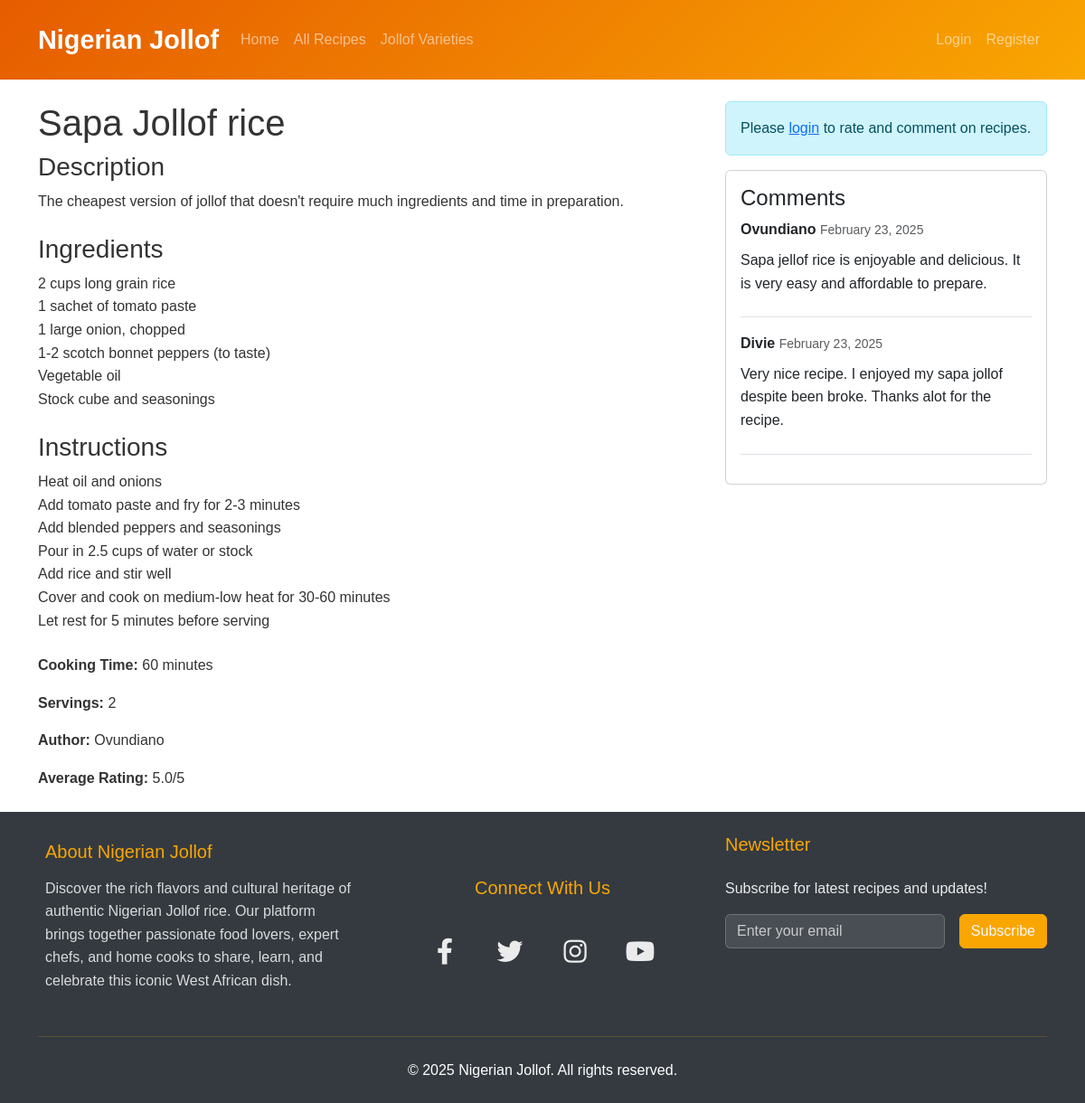
Page /recipe/1/ on the committed database.
### recipes/models.py (models this page shows, shortened)
class Recipe(models.Model):
    title = models.CharField(max_length=200)
    description = models.TextField()
    ingredients = models.TextField()
    instructions = models.TextField()
    cooking_time = models.IntegerField(help_text="Cooking time in minutes")
    servings = models.IntegerField()
    image = models.ImageField(upload_to='recipes/', blank=True, null=True)
    created_at = models.DateTimeField(auto_now_add=True)
    updated_at = models.DateTimeField(auto_now=True)
    category = models.ForeignKey(Category, on_delete=models.SET_NULL, null=True)
    author = models.ForeignKey(User, on_delete=models.CASCADE)
    def average_rating(self):
        ratings = self.ratings.all()
        if ratings:
            return sum([rating.value for rating in ratings]) / len(ratings)
        return 0

class Rating(models.Model):
    recipe = models.ForeignKey('Recipe', on_delete=models.CASCADE, related_name='ratings')
    user = models.ForeignKey(User, on_delete=models.CASCADE)
    value = models.IntegerField(choices=[(i, i) for i in range(1, 6)])  # 1-5 rating
    created_at = models.DateTimeField(auto_now_add=True)
    class Meta:
        unique_together = ('recipe', 'user')  # One rating per user per recipe

class Comment(models.Model):
    recipe = models.ForeignKey(Recipe, on_delete=models.CASCADE)
    user = models.ForeignKey(User, on_delete=models.CASCADE)
    content = models.TextField()
    created_at = models.DateTimeField(auto_now_add=True)

### recipes/views.py (the view, shortened to what this page needs)
# urls.py: path('recipe/<int:pk>/', views.RecipeDetailView.as_view(), name='recipe_detail'),
class RecipeDetailView(DetailView):
    model = Recipe
    template_name = 'recipes/recipe_detail.html'
    def get_context_data(self, **kwargs):
        context = super().get_context_data(**kwargs)
        context['comment_form'] = CommentForm()
        context['rating_form'] = RatingForm()
        context['comments'] = self.object.comment_set.all().order_by('-created_at')
        return context

### recipes/forms.py
class CommentForm(forms.ModelForm):
    class Meta:
        model = Comment
        fields = ['content']
        widgets = {
            'content': forms.Textarea(attrs={'rows': 3})
        }

class RatingForm(forms.ModelForm):
    value = forms.ChoiceField(
        choices=[(i, f"{'★' * i}{'☆' * (5-i)}") for i in range(1, 6)],
        widget=forms.RadioSelect(attrs={'class': 'rating-input'}),
        label='Rate this recipe'
    )
    class Meta:
        model = Rating
        fields = ['value']

### recipes/templates/recipes/recipe_detail.html (shortened to what this page needs)
{% extends 'recipes/base.html' %}
{% block content %}
<div class="row">
    <div class="col-md-8">
        <h1>{{ recipe.title }}</h1>
        <div class="mb-4">
            <h3>Description</h3>
            <p>{{ recipe.description }}</p>
        </div>
        <div class="mb-4">
            <h3>Ingredients</h3>
            {{ recipe.ingredients|linebreaks }}
        </div>
        <div class="mb-4">
            <h3>Instructions</h3>
            {{ recipe.instructions|linebreaks }}
        </div>
        <div class="mb-4">
            <p><strong>Cooking Time:</strong> {{ recipe.cooking_time }} minutes</p>
            <p><strong>Servings:</strong> {{ recipe.servings }}</p>
            <p><strong>Author:</strong> {{ recipe.author.username }}</p>
            <p><strong>Average Rating:</strong> {{ recipe.average_rating|floatformat:1 }}/5</p>
        </div>
    </div>
    <div class="col-md-4">
        {% if user.is_authenticated %}
            <div class="card mb-4">
                <div class="card-body">
                    <h4>Rate this Recipe</h4>
                    <form method="post">
                        {% csrf_token %}
                        <div class="rating-container">
                            {{ rating_form.value }}
                        </div>
                        <button type="submit" class="btn btn-primary mt-2">Submit Rating</button>
                    </form>
                </div>
            </div>
            <div class="card mb-4">
                <div class="card-body">
                    <h4>Add a Comment</h4>
                    <form method="post">
                        {% csrf_token %}
                        <div class="form-group">
                            {{ comment_form.content }}
                        </div>
                        <button type="submit" class="btn btn-primary mt-2">Submit Comment</button>
                    </form>
                </div>
            </div>
        {% else %}
            <div class="alert alert-info">
                Please <a href="{% url 'login' %}">login</a> to rate and comment on recipes.
            </div>
        {% endif %}
        <div class="card">
            <div class="card-body">
                <h4>Comments</h4>
                {% for comment in comments %}
                    <div class="mb-3 border-bottom pb-2">
                        <strong>{{ comment.user.username }}</strong>
                        <small class="text-muted">{{ comment.created_at|date:"F d, Y" }}</small>
                        <p class="mt-2">{{ comment.content }}</p>
                    </div>
                {% empty %}
                    <p class="text-muted">No comments yet.</p>
                {% endfor %}
            </div>
        </div>
    </div>
</div>
{% endblock %}

### recipes/static/recipes/css/style.css (style rules this page uses)
:root { --primary-color: #e65c00; --secondary-color: #f9a602; --accent-color: #2c3e50; --text-color: #333; --light-bg: #f8f9fa; --facebook-color: #2d4373; --twitter-color: #1a6b9e; --instagram-color: #c13584; --youtube-color: #cc0000; }
body { font-family: 'Poppins', sans-serif; color: var(--text-color); line-height: 1.6; }

### rows in the picture
Recipe: title "Sapa Jollof rice", description "The cheapest version of jollof that doesn't require much ingredients and time in preparation.", ingredients "2 cups long grain rice 1 sachet of tomato paste 1 large onion, chopped 1-2 scotch bonnet peppers (to taste) Vegetable oil Stock cube and seasonings", instructions "Heat oil and onions Add tomato paste and fry for 2-3 minutes Add blended peppers and seasonings Pour in 2.5 cups of water or stock Add rice and stir well Cover and cook on medium-low heat for 30-60 minutes Let rest for 5 minutes before serving", cooking_time "60", servings "2", author.username "Ovundiano", average_rating "5.0"
Comment: user.username "Ovundiano", created_at "February 23, 2025", content "Sapa jellof rice is enjoyable and delicious. It is very easy and affordable to prepare."
Comment: user.username "Divie", created_at "February 23, 2025", content "Very nice recipe. I enjoyed my sapa jollof despite been broke. Thanks alot for the recipe."
